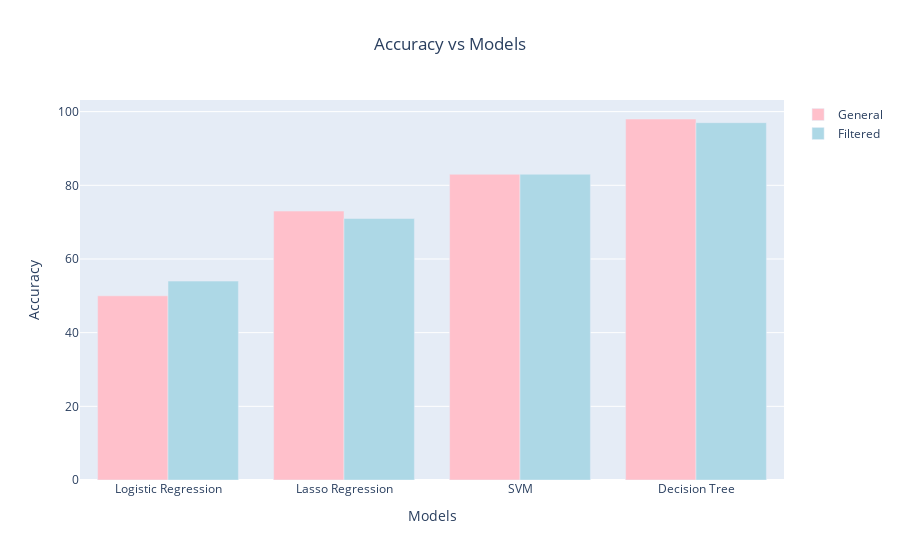

The cell this chart's notebook holds for it:
### Code cell
import plotly.graph_objects as go
Models=['Logistic Regression', 'Lasso Regression', 'SVM','Decision Tree']
fig = go.Figure(data=[
    go.Bar(name='General', x=Models, y=[50, 73, 83,98],
          marker_color='pink'),
    go.Bar(name='Filtered', x=Models, y=[54, 71, 83,97],
          marker_color='lightblue')
])
fig.update_layout(
        boxmode='group',
        title='Accuracy vs Models',title_x=0.5
)
fig.update_layout(
    yaxis_title="Accuracy",
)
fig.update_layout(
    xaxis_title="Models",
)
fig.show()

### Figure 1 — Plotly figure (JSON) as saved in the notebook; plotly's stock layout.template omitted (floating-point values rounded to 4 significant figures)
{"data": [{"marker": {"color": "pink"}, "name": "General", "type": "bar", "x": ["Logistic Regression", "Lasso Regression", "SVM", "Decision Tree"], "y": [50, 73, 83, 98]}, {"marker": {"color": "lightblue"}, "name": "Filtered", "type": "bar", "x": ["Logistic Regression", "Lasso Regression", "SVM", "Decision Tree"], "y": [54, 71, 83, 97]}], "layout": {"boxmode": "group", "title": {"text": "Accuracy vs Models", "x": 0.5}, "xaxis": {"title": {"text": "Models"}}, "yaxis": {"title": {"text": "Accuracy"}}}}
